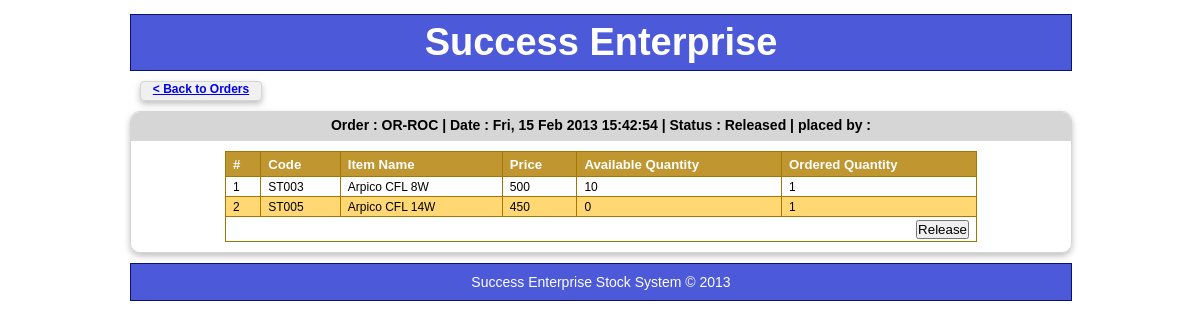
The app's page /orders/order_details.php?code=OR-ROC (signed in) with its own data.
### tables this page shows
CREATE TABLE IF NOT EXISTS `orders` (
  `OrderID` varchar(6) NOT NULL,
  `UserName` varchar(60) NOT NULL,
  `OrderStatus` varchar(12) NOT NULL,
  `OrderDate` bigint(20) NOT NULL,
  `ReleaseDate` int(11) DEFAULT NULL,
  PRIMARY KEY (`OrderID`)
);

CREATE TABLE IF NOT EXISTS `order_details` (
  `OrderID` varchar(6) NOT NULL,
  `ItemCode` varchar(6) NOT NULL,
  `Quantity` int(11) NOT NULL
);

CREATE TABLE IF NOT EXISTS `stock` (
  `ItemID` varchar(6) NOT NULL,
  `ItemName` varchar(60) NOT NULL,
  `HS_Price` int(11) NOT NULL,
  `RT_Price` int(11) NOT NULL,
  `Quantity` int(11) NOT NULL,
  PRIMARY KEY (`ItemID`)
);

### lib/mysql.php (called while the page is built, shortened)
<?php
	function OpenConnection(){
		$con = mysql_connect('localhost','root') or die("couldn't connect to the server");
		return $con;
	}
	function ExecuteSQL($sql){
		return mysql_query($sql);
	}
	function GetOneRowEx($sql){
	try{
		$con = OpenConnection();
		$result = ExecuteSQL($sql);
		if(mysql_num_rows($result)!=0)
		{
			return mysql_fetch_array($result);
		}else{
			return 0;
		}
	}catch(Exception $e){mysql_close($con);SQLErrorPage();}
	}
	function GetOneRowWithCon($con,$sql){
	try{
		$result = ExecuteSQL($sql);
		if(mysql_num_rows($result)!=0)
			return mysql_fetch_array($result);
		else
			return 0;
	}catch(Exception $e){mysql_close($con);SQLErrorPage();}
	}
?>

### lib/helper.php (called while the page is built, shortened)
<?php
function FormatDate($date){
	return substr(date('r',$date), 0, 25);
}
?>

### orders/orders_helper.php (the view, shortened to what this page needs)
<?php
function OrderDetailsTitle($oid)
{
	include_once('../lib/mysql.php');
	include_once('../lib/helper.php');
	$row = GetOneRowEx("SELECT * FROM orders WHERE OrderID='$oid'");
	echo "Order : $oid | Date : " . FormatDate($row['OrderDate']) . " | Status : " . $row['OrderStatus'] . " | placed by : " . $_GET['user'];
}
function OrderDetails($styleid,$oid)
{
try{
	include_once('../lib/feeder.php');
	include_once('../lib/mysql.php');
	$sql = "SELECT * FROM order_details WHERE OrderID='$oid'";
	$con = OpenConnection();
	$result = ExecuteSQL($sql);
	$b = false;
	$n = 1;
	echo "<form id='form1' name='form1' method='post' action='order_details.php?code=$oid'>";
	TabelHeader($styleid,array('#','Code','Item Name','Price','Available Quantity','Ordered Quantity'));
	while($row = mysql_fetch_array($result))
	{
		ZeebraStripes($b,$n,'alt');
		$item = GetOneRowWithCon($con,"SELECT * FROM stock WHERE ItemID='" . $row['ItemCode'] . "'");
		echo "<td>" . $item['ItemID'] . "</td><td>" .
			$item['ItemName'] . "</td><td>" .
			$item["RT_Price"] . "</td><td>" .
			$item["Quantity"] . "</td><td>" .
			$row["Quantity"] . "</td></tr>";
	}
	echo "<tr><td align='right' colspan=6><input type='submit' name='btnRelease'
			value='Release'/></td></tr></table></form>";
}catch(Exception $e){mysql_close($con);SQLErrorPage();}
}
?>

### lib/feeder.php (shortened to what this page needs)
<?php
function PageHeading($title){
	echo "<div id='header_footer'><h1>Success Enterprise<h1></div>";
}
function BackButton($title,$target){
	echo "<div id='buttom_div'><a href='$target'>$title</a></div>";
}
function Footer(){
	echo "<div id='header_footer'><p>Success Enterprise Stock System &#xA9; 2013</p></div>";
}
function ZeebraStripes(&$b,&$n,$styleid){
	if($b)
		echo "<tr class='$styleid'><td>" . $n++ . "</td>";
	else
		echo "<tr><td>" . $n++ . "</td>";
}
function TabelHeader($styleid,$headers){
	echo "<table id='$styleid' border=1><tr>";
	foreach ($headers as $i => $value)
		echo "<th>$value</th>";
	echo "</tr>";
}
function Head_Section(){
	$prefix = $_SESSION['pre_fix'];
	echo "<!DOCTYPE html>";
    echo "<html lang='en' xml:lang='en' xmlns='http://www.w3.org/1999/xhtml'>";
    echo "<head>";
    echo "<link rel='stylesheet' type='text/css' href='" . $prefix . "css/main.css'>";
    echo "<link rel='stylesheet' type='text/css' href='" . $prefix . "css/nav.css'>";
    echo "<link rel='stylesheet' type='text/css' href='" . $prefix . "css/data_tables.css'>";
	echo "</head>";
}
?>

### css/main.css (style rules this page uses)
* { padding:0; margin:0; }
body { font-family: Arial, Helvetica, sans-serif; font-size: 12px; font-style: normal; font-variant: normal; }
h1 { font-size: 16px; margin-top:6px; margin-bottom:6px; }
p { font-size: 14px; }
#header_footer { margin-top:10px; width:940px; background-color:#4C59D8; text-align: center; border:solid #081272; border-width:1px; color:#ffffff; }
#header_footer h1 { font-size: 38px; font-weight: bold; }
#header_footer p { margin:10px; }
#buttom_div { background-color:#f0f0f0; width: 120px; height:18px; margin:10px; border:solid #d6d6d6; border-width: 1px; -webkit-box-shadow: 0 3px 6px rgba(0,0,0,.25); -moz-box-shadow: 0 3px 6px rgba(0,0,0,.25); border-radius : 4px; -moz-border-radius : 4px; -webkit-border-radius : 4px; font-weight: bold; text-align:center; }

### css/data_tables.css (style rules this page uses)
#customers { width:80%; margin:auto; margin-top:10; margin-bottom:10; border-collapse:collapse; }
#customers td, #customers th { font-size:1em; border:1px solid #A67600; padding:3px 7px 2px 7px; }
#customers th { font-size:1.1em; text-align:left; padding-top:5px; padding-bottom:4px; background-color:#BF9630; color:#ffffff; }
#customers tr.alt td { background-color:#FFD773; }

### records on screen
orders: OrderDate "Fri, 15 Feb 2013 15:42:54", OrderStatus "Released"
order_details: n "1", stock.ItemID "ST003", stock.ItemName "Arpico CFL 8W", stock.RT_Price "500", stock.Quantity "10", Quantity "1"
order_details: n "2", stock.ItemID "ST005", stock.ItemName "Arpico CFL 14W", stock.RT_Price "450", stock.Quantity "0", Quantity "1"

### other values on screen
$title "< Back to Orders"
$oid "OR-ROC"
$value "#"
$value "Code"
$value "Item Name"
$value "Price"
$value "Available Quantity"
$value "Ordered Quantity"
